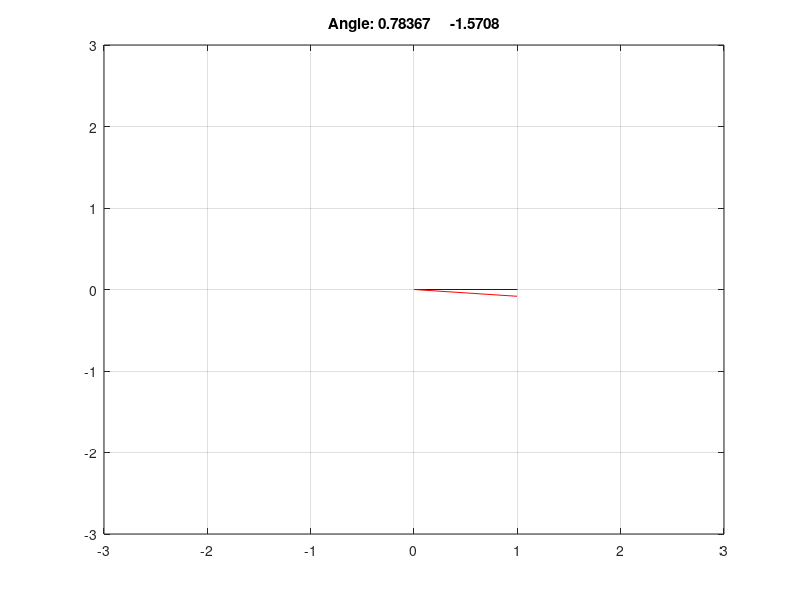

Source code (MATLAB):
%% Clear ALL
clc; clear all; close all;
%% Test
x1 = [0 0]; x2 = [1 0]; x3 = [0 0]; 
for t=0:0.1:2*pi
    y = sin(t); x = cos(t); x4 = [x y];
    plot([x1(1) x2(1)],[x1(2) x2(2)],'b-'); hold on;
    plot([x3(1) x4(1)],[x3(2) x4(2)],'r-'); hold on;
    xlim([-3 3]); ylim([-3 3]); grid on; %axis equal; 
    v1 = x2-x1; v2 = x4-x3;
    %title(['Angle: ' num2str(BOVectorVectorAngle2D(v1,v2,0,1))])
    title(['Angle: ' num2str(atan2(v2,v1))])
    pause(0.2);
    hold off;
end